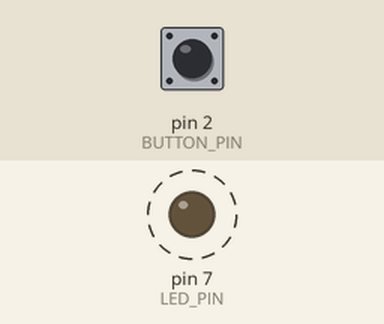
This sketch was run on a simulated Arduino Uno, built with avr-gcc and run on an emulated ATmega328P. Shown: output pins drawn as LEDs (lit = HIGH). Dashed ring = blinking. Inputs (shaded band) come from the test bench; at power-on: pin 2 (BUTTON_PIN) HIGH. What the sketch prints to the serial monitor is not drawn.

Above: at 1.2 s.
1.3 s: pin 2 (BUTTON_PIN) pulled LOW for 0.15 s
Timing chart, 0 to 10.3 s (numbered marks = the images above; inputs shaded):
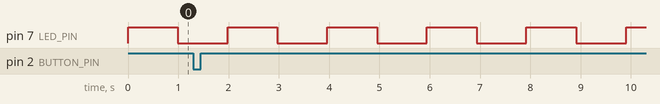

The sketch:

Basic_task_manage.ino
```cpp
#include <Arduino_FreeRTOS.h>
#define LED_PIN 7
#define BUTTON_PIN 2

volatile bool buttonPressed = false;

void setup()
{
  Serial.begin(115200);
  pinMode(LED_PIN, OUTPUT);
  pinMode(BUTTON_PIN, INPUT_PULLUP);

  xTaskCreate(blinkPeriodic1, "blink", 128, NULL, 3, NULL);
  xTaskCreate(buttonLog2, "readButton", 512, NULL, -3, NULL);
  xTaskCreate(printMsg3, "status", 128, NULL, -2, NULL);

  attachInterrupt(digitalPinToInterrupt(BUTTON_PIN), buttonISR, FALLING);
}

void loop()
{
  // put your main code here, to run repeatedly:

}

void blinkPeriodic1(void *pvParam)
{
  (void) pvParam;
  for(;;)
  {
    digitalWrite(LED_PIN, HIGH);
    vTaskDelay(1000 / portTICK_PERIOD_MS);
    digitalWrite(LED_PIN, LOW);
    vTaskDelay (1000 / portTICK_PERIOD_MS);
    Serial.println("The led is blinking with least priority.");
  }
}

void buttonLog2(void *pvParam)
{
  (void) pvParam;
  for(;;)
  {
    if(buttonPressed)
    {
      Serial.println("Button is Pressed as task2 with highest priority");
      buttonPressed = false;
    }
    vTaskDelay(100 / portTICK_PERIOD_MS);
  }
}

void buttonISR()
{
    buttonPressed = true;
}

void printMsg3(void *pvParam)
{
  (void) pvParam;
  for(;;)
  {
    Serial.println("This is message from Task3 with priority 2.");
    vTaskDelay(2000 / portTICK_PERIOD_MS);
  }

}
```

Measured:
- by itself, pin 7 (LED_PIN): alternates HIGH for 0.99 s and LOW for 0.99 s
